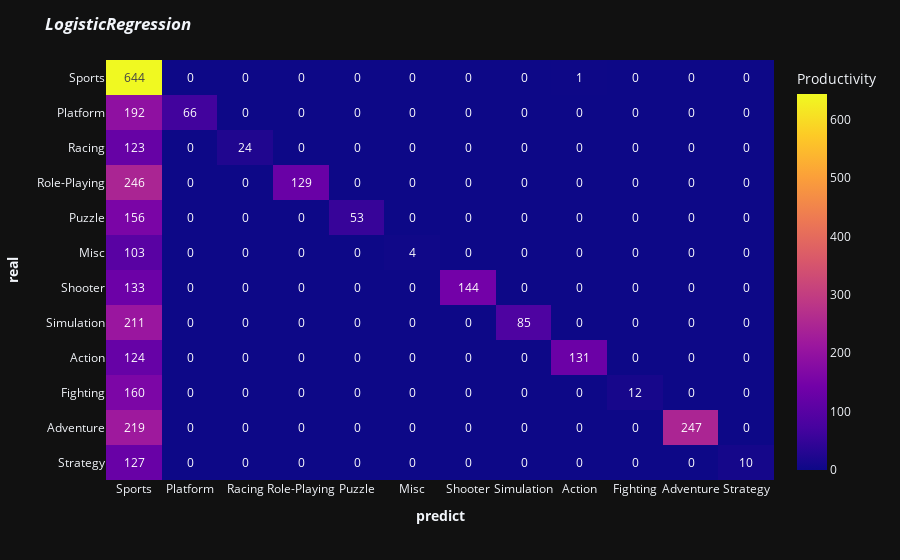

The notebook cell this image was saved under:
### Code cell
print_res(y_predict, y_test, start, end)

### Figure 1 — Plotly figure (JSON) as saved in the notebook; plotly's stock layout.template omitted (floating-point values rounded to 4 significant figures; data arrays with more than 128 entries replaced by an {"elided": "..."} marker saying what was removed)
{"data": [{"coloraxis": "coloraxis", "name": "0", "texttemplate": "%{z}", "x": ["Sports", "Platform", "Racing", "Role-Playing", "Puzzle", "Misc", "Shooter", "Simulation", "Action", "Fighting", "Adventure", "Strategy"], "y": ["Sports", "Platform", "Racing", "Role-Playing", "Puzzle", "Misc", "Shooter", "Simulation", "Action", "Fighting", "Adventure", "Strategy"], "z": {"elided": "12x12 int values"}, "type": "heatmap", "xaxis": "x", "yaxis": "y", "hovertemplate": "<b>predict</b>: %{x}<br><b>real</b>: %{y}<br>Productivity: %{z}<extra></extra>"}], "layout": {"xaxis": {"anchor": "y", "domain": [0.0, 1.0], "title": {"text": "<b>predict</b>"}}, "yaxis": {"anchor": "x", "domain": [0.0, 1.0], "autorange": "reversed", "title": {"text": "<b>real</b>"}}, "coloraxis": {"colorbar": {"title": {"text": "Productivity"}}, "colorscale": [[0.0, "#0d0887"], [0.1111, "#46039f"], [0.2222, "#7201a8"], [0.3333, "#9c179e"], [0.4444, "#bd3786"], [0.5556, "#d8576b"], [0.6667, "#ed7953"], [0.7778, "#fb9f3a"], [0.8889, "#fdca26"], [1.0, "#f0f921"]]}, "margin": {"t": 60}, "title": {"text": "<i><b>LogisticRegression</b></i>"}}}
